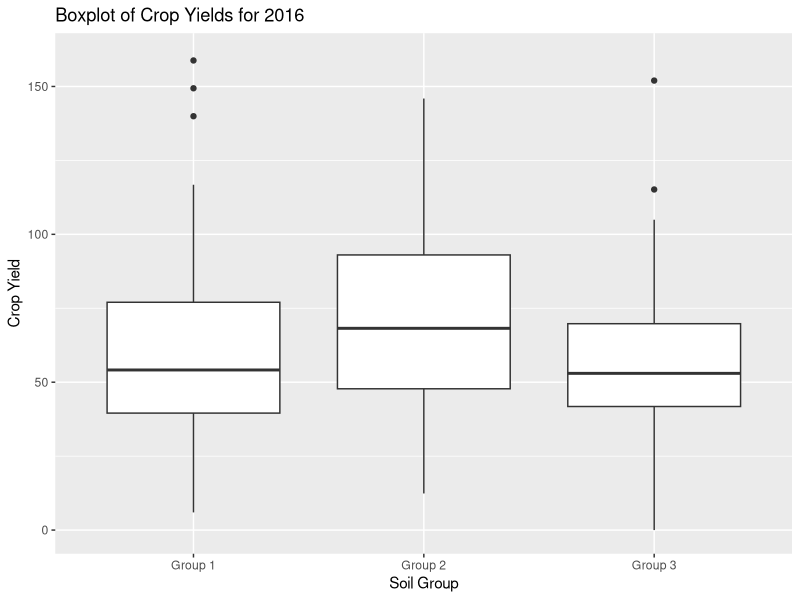
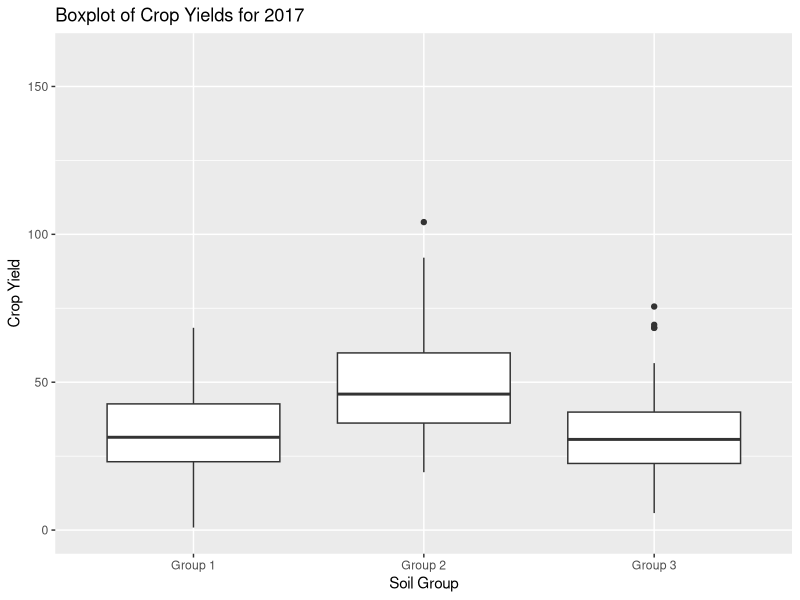
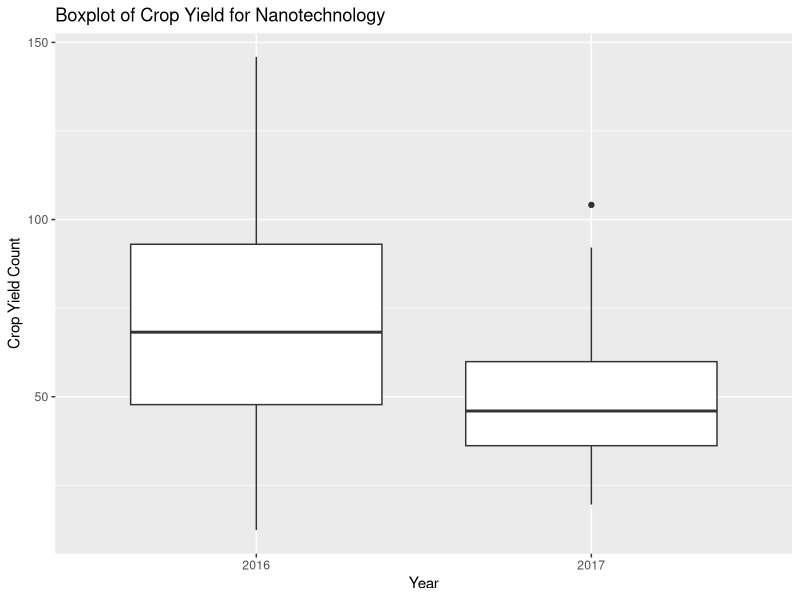

Reproduce these figures in R, in order.
#### HEADER ####
## Who: Maria Wilson
## What: R Mini Project
## When: 2024-10-11


## CONTENTS ####
## 00 Setup
## 1.0 Exploratory Data Analysis
## 2.0 Hypothesis A
## 3.0 Hypothesis B
## 4.0 Graphs
## 5.0 Citations


## 00 Setup ####

# Set working directory
setwd("~/GitHub/C7091-Assessment-2")

# Load libraries
library(tidyverse)
library(dplyr)
library(emmeans)

# Load data
raw_data <- read.csv('data.csv')


## 1.0 Exploratory Data Analysis ####


## 1.1 Mean yield for each soil
# Separate each soil variable.
nanotechnology <- raw_data %>%                   # select data object: project_data
  filter(soil == 'nanotechnology')               # filter for nanotechnology

bnf <- raw_data %>%                          # select data object: project_data
  filter(soil == 'bacterial_inoculant')          # filter for bacterial inoculant
  
control <- raw_data %>%                      # select data object: project_data
  filter(soil == 'control')                      # filter for control

# Calculate the mean Yield for each soil group over the full 2 years.

mean(control$Yield)               # Mean yield of control group
# 45.56
mean(nanotechnology$Yield)        # Mean yield of nanotechnology group
# 59.24
mean(bnf$Yield)                   # Mean yield of bnf group
# NA
summary(bnf) # There is one NA value in the data for bnf yield
mean(na.omit(bnf$Yield))          # Mean yield of bnf group, omitting the NA value.
# 44.46

# The mean yield for nanotechnology is higher than the other groups. However, this is very vague. Next step is to calculate the mean for each group, for each year.




## 1.2 Mean yield for each soil group for per year
nano_2016 <- nanotechnology %>%         # Select data object: nanotechnology
  filter(yr == 2016)                    # Filter by year 2016
nano_2017 <- nanotechnology %>%         # Select data object: nanotechnology
  filter(yr == 2017)                    # Filter by year 2017

bnf_2016 <- bnf %>%                     # Select data object: bnf
  filter(yr == 2016)                    # Filter by year 2016
bnf_2017 <- bnf %>%                     # Select data object: bnf
  filter(yr == 2017)                    # Filter by year 2017

control_2016 <- control %>%             # Select data object: control
  filter(yr == 2016)                    # Filter by year 2016
control_2017 <- control %>%             # Select data object: control
  filter(yr == 2017)                    # Filter by year 2017


# Caluclate 2016 yield means
mean(control_2016$Yield)       # Mean yield for control group in 2016
# 59. 55
mean(nano_2016$Yield)          # Mean yield for nanotechnology in 2016
# 70. 29
mean(bnf_2016$Yield)           # Mean yield for bnf in 2016
# NA
mean(na.omit(bnf_2016$Yield))  # Mean yield for bnf in 2016, omitting the NA value
# 56.07

# Calculate 2017 yield means
mean(control_2017$Yield)       # Mean yield for control group in 2017
# 31.57
mean(nano_2017$Yield)          # Mean yield for nanotechnology group in 2017
# 48.19
mean(bnf_2017$Yield)           # Mean yield for bnf in 2017
# 32.97


# The mean yield for the nanotechnology was higher than the other two groups, in both 2016 and 2017.
# In 2016 it was 70.29, compared to 59.55 for the control group, and 56.07 for the bnf inoculant.
# It was surprising that the bnf inoculant produced a lower mean yield than the untreated group.
# In 2017, the nanotechnology mean yield was 48.19.
# This was higher than 31.57 for the control group, and 32.97 for the bnf group.
# This time, the bnf inoculand produced a slightly higher yield than the control group.


## 2.0 Hypothesis A ####

# 2.1 ANOVA 
# To determine whether the differences in mean outlined above were statistically significant, an ANOVA was performed.


data_2016 <- raw_data %>%             # Create new object and select original dataframe
  filter(yr == 2016)                  # Filter by year 2016

anova_16 <- aov(Yield ~ soil, data = data_2016)     # Run anova on data in 2016


data_2017 <- raw_data %>%         # Create object and select original data
  filter(yr == 2017)                  # Filter by year 2017


anova_17 <- aov(Yield ~ soil, data = data_2017)    # Run anova n data in 2017

summary(anova_16)    # Summary of anova results.
# F value is 6.65
# P value is 0.0015

# P value < 0.05. Can reject null hypothesis

summary(anova_17)        # Summary of anova results
# F value is 33.73
# P value is 6.3e-14

# P value <  0.05. Reject null hypothesis, accept alternative hypothesis


## 2.2 Post-hoc
posthoc_16 <- emmeans(anova_16, pairwise ~ soil)
summary(posthoc_16)

#  contrast                             estimate   SE  df t.ratio p.value
#  bacterial_inoculant - control           -3.47 4.07 296  -0.854  0.6699
#  bacterial_inoculant - nanotechnology   -14.22 4.07 296  -3.494  0.0016
#  control - nanotechnology               -10.75 4.06 296  -2.647  0.0232

posthoc_17 <- emmeans(anova_17, pairwise ~ soil)
summary(posthoc_17)

#  contrast                             estimate   SE  df t.ratio p.value
# bacterial_inoculant - control             1.4 2.25 297   0.624  0.8071
# bacterial_inoculant - nanotechnology    -15.2 2.25 297  -6.781  <.0001
# control - nanotechnology                -16.6 2.25 297  -7.404  <.0001



## 3.0 HYPOTHESIS B ####

years_data <- data.frame(data_2016, data_2017)   # combine data for each year

years_data <- years_data %>% 
  rename(Yield_2016 = Yield,           # Rename Yield to Yield 2016
         Yield_2017 = Yield.1)         # Rename Yield.1 to Yield 2017


yield_increase <- years_data %>% 
  mutate(yield_increase = Yield_2017 - Yield_2016)           # create new column with increase in yield

yield_increase <- yield_increase %>% 
  select(soil, yield_increase)                               # select the columns needed



nano_inc <- yield_increase %>%                              
  select(soil, yield_increase) %>% 
  filter(soil == 'nanotechnology')

control_inc <- yield_increase %>% 
  select(soil, yield_increase) %>% 
  filter(soil == 'control')

bnf_inc <- yield_increase %>% 
  select(soil, yield_increase) %>% 
  filter(soil == 'bacterial_inoculant')

summary(nano_inc)    # Show summary statistics

# The summary shows that the mean increase in yield from 2016 to 2017, for the nanotechnology is a negative number.
# This means that the mean yield actually decreased.

yield_increase_all <- data.frame(control_inc$yield_increase, nano_inc$yield_increase, bnf_inc$yield_increase)

# Run anova on yield increase
inc_anova <- aov(yield_increase ~ soil, data = yield_increase)
summary(inc_anova)

# F value = 0.879
# P value = 0.416
# P value > 0.05, accept null hypothesis.


## 3.2 Post-hoc

posthoc_b <- emmeans(inc_anova, pairwise ~ soil)
summary(posthoc_b)


## 4.0 GRAPHS ####

library(ggplot2)

data_2016$soil <- as.factor(data_2016$soil)                      # Convert soil to factor

levels(data_2016$soil) <- c('Group 3', 'Group 1', 'Group 2')     # Rename thelevels for soil groups

data_2016$soil <- factor(data_2016$soil, levels = c('Group 1','Group 2', 'Group 3'), ordered = TRUE)   # Order the soil groups to correspond with report



plot_16 <- ggplot(data = data_2016, aes(x = soil, y = Yield)) +          # Create ggplot and select 2016 data
  geom_boxplot() +                                                       # Add boxplot layer
  labs(title = 'Boxplot of Crop Yields for 2016', x = 'Soil Group') +    # Add title and x-axis label
  scale_y_continuous(name = 'Crop Yield', limits = c(0, 160))            # Set y axis-label and appropriate scale.
print(plot_16)

# 2017:

data_2017$soil <- as.factor(data_2017$soil)                         # Convert soil to factor

levels(data_2017$soil) <- c('Group 3', 'Group 1', 'Group 2')        # Rename levels for soil groups

data_2017$soil <- factor(data_2017$soil, levels = c('Group 1', 'Group 2', 'Group 3'), ordered = TRUE)        # Order the soil groups to correspond with report

plot_17 <- ggplot(data = data_2017, aes(x = soil, y = Yield)) +         # Create ggplot and select 2017 data
  geom_boxplot() +                                                      # Add boxplot layer
  labs(title = 'Boxplot of Crop Yields for 2017', x = 'Soil Group') +   # Add title and x-axis label
  scale_y_continuous(name = 'Crop Yield', limits = c(0, 160))           # Set y-axis label and scale (same scale as 2016, for easy comparison when looking at the graphs)
print(plot_17)

nanotechnology$yr <- as.factor(nanotechnology$yr)                # Convert year to factor

class(nanotechnology$yr)                                        
ggplot(data = nanotechnology, aes(x = yr, y = Yield)) +          # Create ggplot and select nanotechnology data
  geom_boxplot() +                                               # Add boxplot layer
  labs(title = 'Boxplot of Crop Yield for Nanotechnology',       # Add titles and axis lables
       x = 'Year',
       y = 'Crop Yield Count')


## 5.0 Citations

?citation
citation("emmeans")
citation("tidyverse")
citation("dplyr")
citation("ggplot2")
